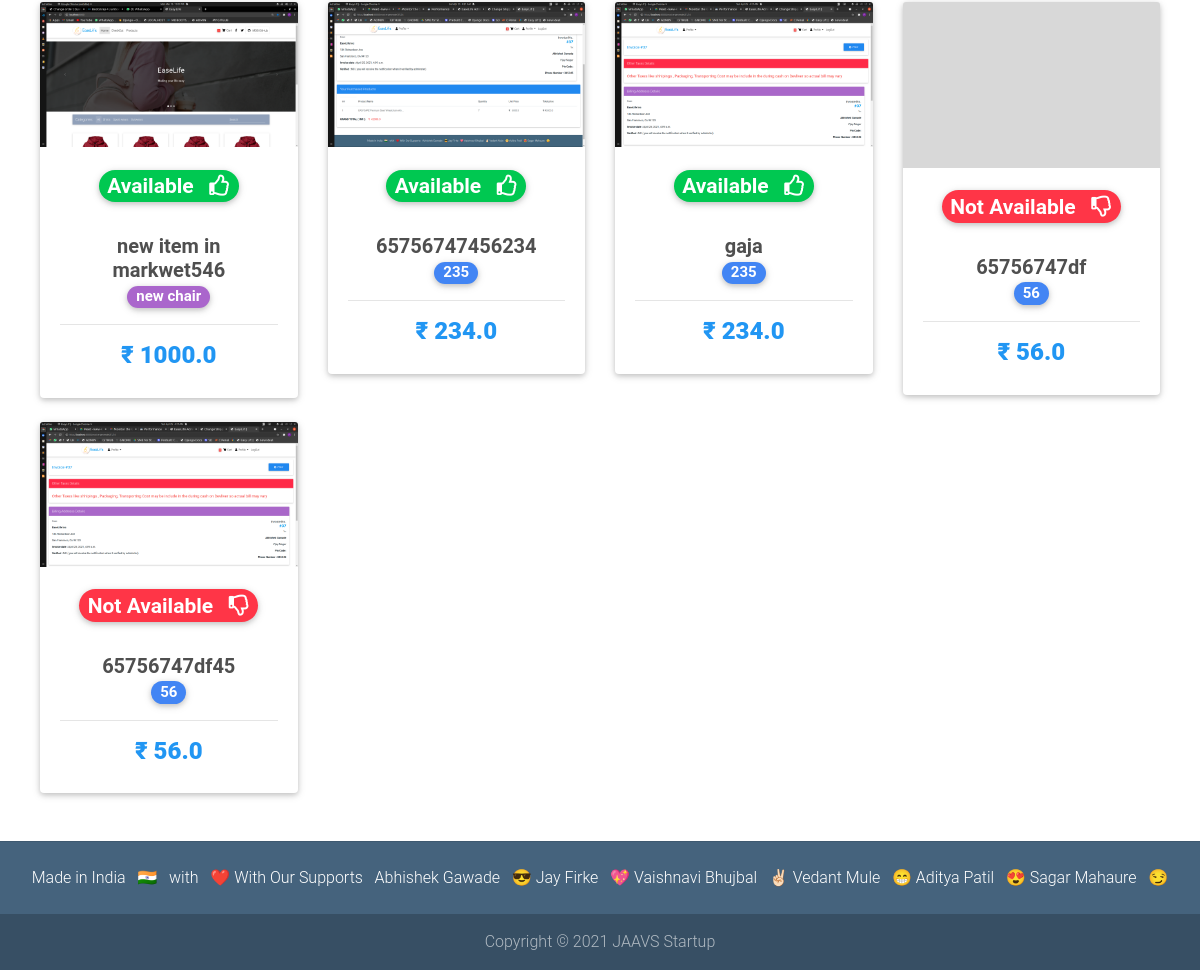
The app's page / (lower part), older data.
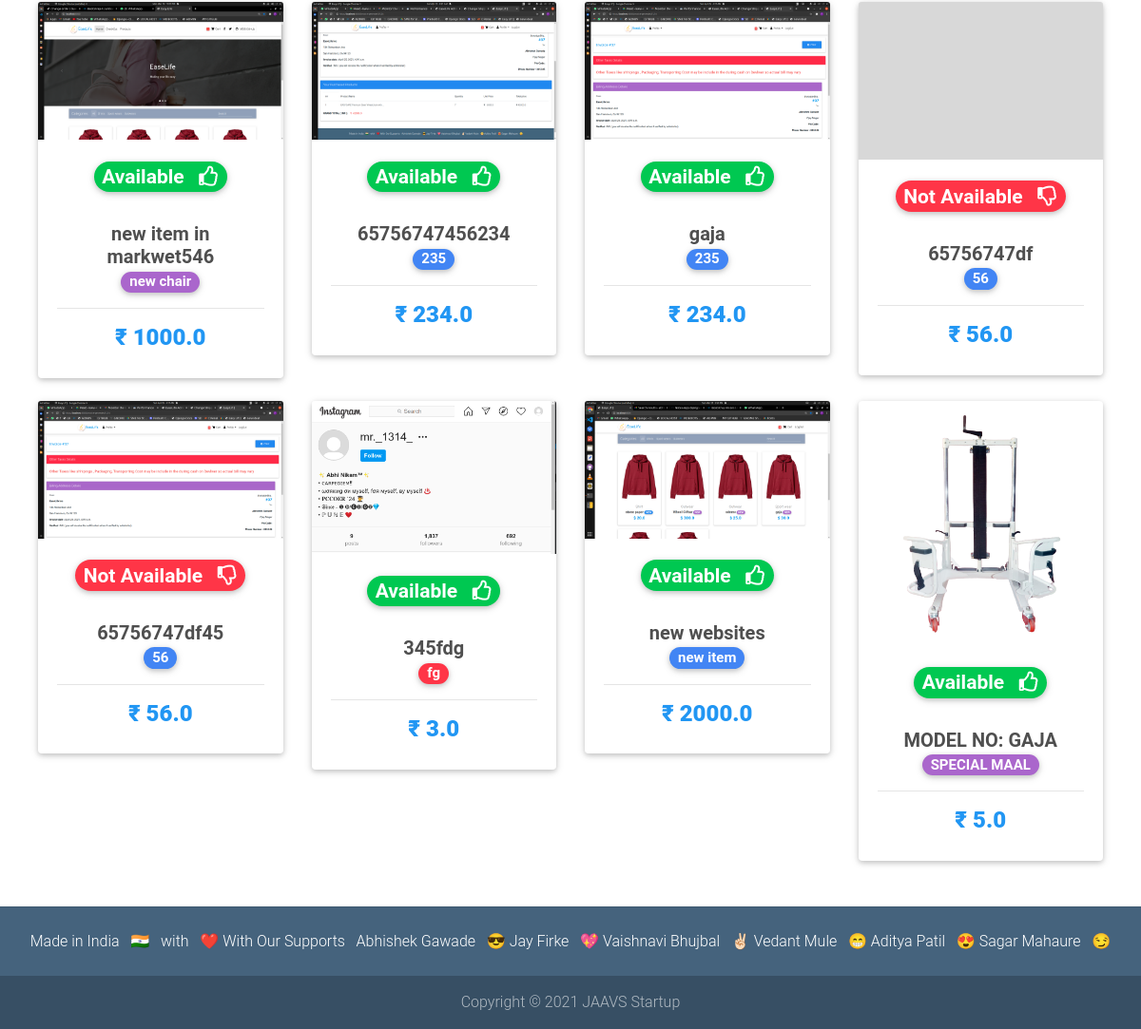
The same page, newer data.
### base/models.py (models this page shows, shortened)
class Item(models.Model):
    title =models.CharField( max_length=100,unique=True)
    price =models.FloatField()
    discount_price =models.FloatField(blank=True,null=True)
    category = models.CharField(choices=CATEGORY_CHOICES,verbose_name='Availablity Of Product',max_length=2,default='NA')
    label_name= models.CharField(max_length=14,verbose_name='The Word Inside a label',blank=True,null=True)
    label = models.CharField(choices=LABEL_CHOICES,max_length=1,default='P')
    slug=models.SlugField(max_length=150,blank=True,unique=True)
    description=models.TextField(max_length=1000)
    image=models.ImageField()
    image2=models.ImageField(blank=True)
    image3=models.ImageField(blank=True)
    image4=models.ImageField(blank=True)
    image5=models.ImageField(blank=True)
    image6=models.ImageField(blank=True)
    created = models.DateTimeField(auto_now_add=True)
    updated = models.DateTimeField(auto_now=True)
    def get_absolute_url(self):
        return reverse("base:product-view", kwargs={"slug": self.slug})

### base/views.py (the view)
# urls.py: path('',HomeNameList.as_view(),name ='item-list'),
class HomeNameList(ListView):
    model = Item
    context_object_name = 'items'
    template_name='home.html'

### templates/home.html (shortened to what this page needs)
{% extends 'base.html' %}
{% load static %}
  {% block content %}
  <main>
    <div class="container" style="padding-right: 10px;padding-left: 10px;">
      <section class="text-center mb-4">
        <div class="row wow fadeIn">
        {% for item in items %}
          <div class="col-lg-3 col-md-6 mb-4">
            <div class="card">
              <div class="view overlay">
                <img src="{{ item.image.url }}" class="card-img-top" alt="">
              </div>
              <div class="card-body text-center">
                <a href="" class="grey-text">
                     <h3>
                      {% if item.get_category_display == 'Available' %}
                          <span class="badge rounded-pill bg-success text-dark">Available &nbsp;&nbsp;<i class="far fa-thumbs-up"></i></span>
                      {% else %}
                          <span class="badge rounded-pill bg-danger">Not Available &nbsp;&nbsp;<i class="far fa-thumbs-down"></i></span>
                      {% endif %}
                   </h3>
                   <br>
                </a>
                  <h5>
                    <strong>
                      <a href="{{ item.get_absolute_url }}" class="dark-grey-text">{{item.title}}
                        {% if item.label_name %}
                          <br>
                            <span class='badge badge-pill {{ item.get_label_display }}-color' >{{item.label_name}} </span>
                          <hr>
                        {% endif %}
                      </a>
                    </strong>
                  </h5>
                <h4 class="font-weight-bold blue-text">
                  <strong>₹
                  {% if item.discount_price %}
                    {{item.discount_price }}
                  {% else %} {{item.price}}
                  {% endif %}
                 </strong>
                </h4>
              </div>
            </div>
           </div>
            {% endfor %}
          </div>
      </section>
    </div>
  </main>
    {% endblock content %}

Row changes from the older to the newer data that the page shows:
added Item: image (picture), category "Available", title "345fdg", label_name "fg", discount_price "3.0", label "D" (drawn)
added Item: image (picture), category "Available", title "new websites", label_name "new item", discount_price "2000.0"
added Item: image (picture), category "Available", title "MODEL NO: GAJA", label_name "SPECIAL MAAL", discount_price "5.0", label "S" (drawn)
